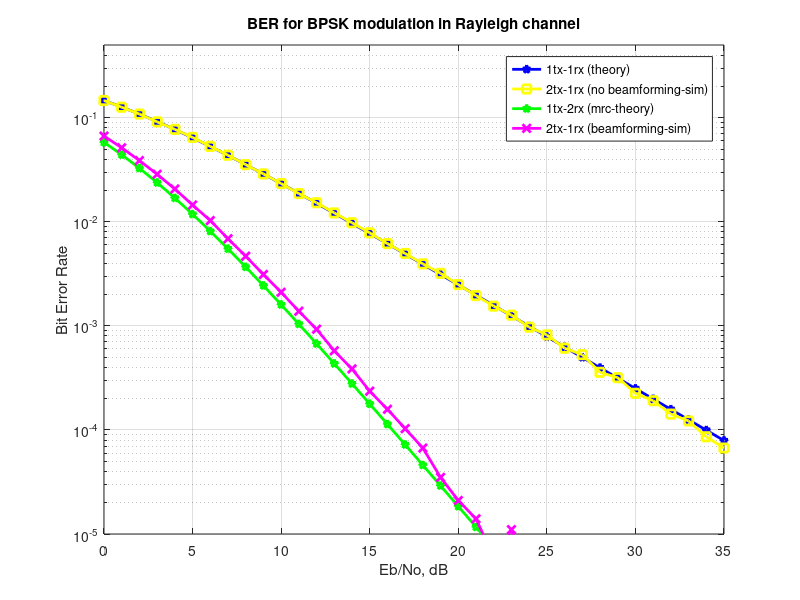

This figure's MATLAB source:
%%%%%%%%%%%%%%%%%%%%%%%%%%%%%%%%%%%%%%%%%%%%%%%%%%%%%%%%%%%%
% All rights reserved by Krishna Pillai, http://www.dsplog.com
% The file may not be re-distributed without explicit authorization
% from Krishna Pillai.
% Checked for proper operation with Octave Version 3.0.0
% Author        : Krishna Pillai
% Email         : krishna@dsplog.com
% Version       : 1.0
% Date          : 12 April 2009
% %%%%%%%%%%%%%%%%%%%%%%%%%%%%%%%%%%%%%%%%%%%%%%%%%%%%%%%%%

% Script for computing the BER for BPSK modulation in a
% Rayleigh fading channel with and without transmit beamforming

clear
N = 10^6 % number of bits or symbols

% Transmitter
ip = rand(1,N)>0.5; % generating 0,1 with equal probability
s = 2*ip-1; % BPSK modulation 0 -> -1; 1 -> 0 
nTx = 2;
 
Eb_N0_dB = [0:35]; % multiple Eb/N0 values

for ii = 1:length(Eb_N0_dB)
   
   n = 1/sqrt(2)*[randn(1,N) + j*randn(1,N)]; % white gaussian noise, 0dB variance 
   h = 1/sqrt(2)*[randn(nTx,N) + j*randn(nTx,N)]; % Rayleigh channel

   sr = (1/sqrt(nTx))*kron(ones(nTx,1),s); 
   
   % Channel and noise Noise addition
   hEff = h.*exp(-j*angle(h));
   y1 = sum(h.*sr,1) + 10^(-Eb_N0_dB(ii)/20)*n; 
   y2 = sum(hEff.*sr,1) + 10^(-Eb_N0_dB(ii)/20)*n; 

   % equalization
   y1Hat = y1./sum(h,1); 
   y2Hat = y2./sum(hEff,1); 

   % receiver - hard decision decoding
   ip1Hat = real(y1Hat)>0;
   ip2Hat = real(y2Hat)>0;

   % counting the errors
   nErr1(ii) = size(find([ip- ip1Hat]),2);
   nErr2(ii) = size(find([ip- ip2Hat]),2);

end

simBer1 = nErr1/N; % simulated ber (no beam forming)
simBer2 = nErr2/N; % simulated ber (with beam forming)

theoryBerAWGN = 0.5*erfc(sqrt(10.^(Eb_N0_dB/10))); % theoretical ber
EbN0Lin = 10.^(Eb_N0_dB/10);
theoryBer = 0.5.*(1-sqrt(EbN0Lin./(EbN0Lin+1)));
p = 1/2 - 1/2*(1+1./EbN0Lin).^(-1/2);
theoryBer_nRx2 = p.^2.*(1+2*(1-p)); 


close all
figure
semilogy(Eb_N0_dB,theoryBer,'bp-','LineWidth',2);
hold on
semilogy(Eb_N0_dB,simBer1,'ys-','LineWidth',2);
semilogy(Eb_N0_dB,theoryBer_nRx2,'gp-','LineWidth',2);
semilogy(Eb_N0_dB,simBer2,'mx-','LineWidth',2);
axis([0 35 10^-5 0.5])
grid on
legend('1tx-1rx (theory)','2tx-1rx (no beamforming-sim)','1tx-2rx (mrc-theory)','2tx-1rx (beamforming-sim)');

xlabel('Eb/No, dB');
ylabel('Bit Error Rate');
title('BER for BPSK modulation in Rayleigh channel');









